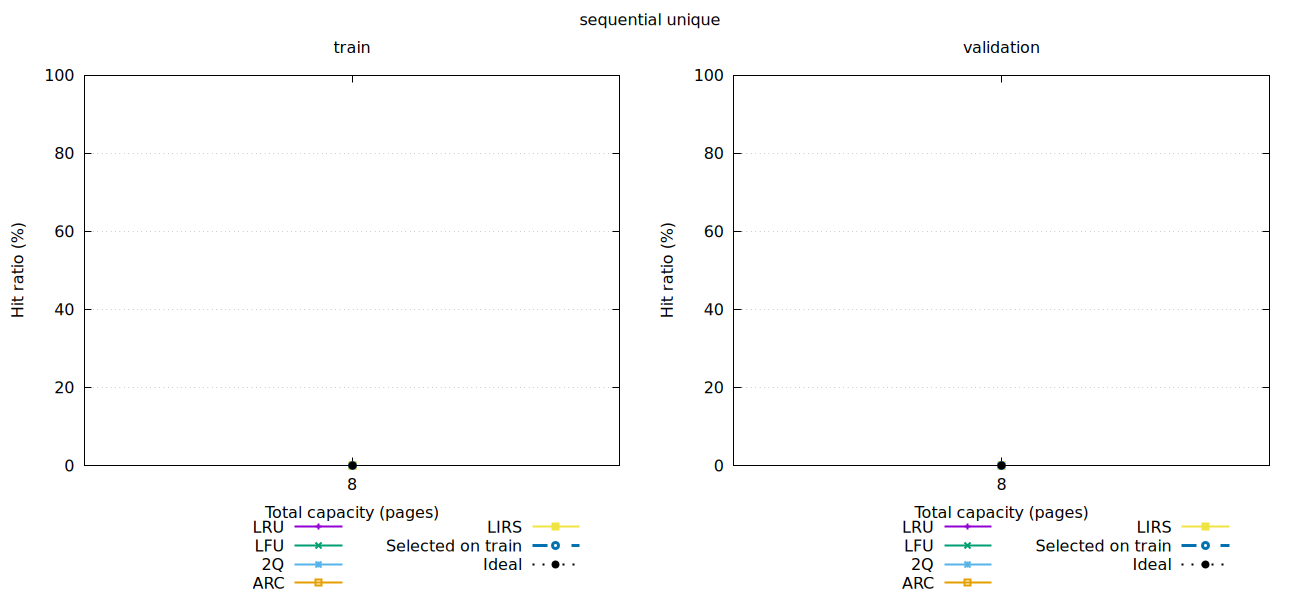

The script that saved this image:
set terminal svg size 1300,600 dynamic
set output 'plots/sequential_unique.svg'
set encoding utf8
set grid ytics
set yrange [0:100]
set xlabel 'Total capacity (pages)'
set ylabel 'Hit ratio (%)'
set xtics ("8" 8)
set xrange [7:9]
set key outside bottom center horizontal maxrows 3
set multiplot layout 1,2 title 'sequential unique'
set title 'train'
plot for [col=2:6] 'plot_data/sequential_unique_train.tsv' using 1:col with linespoints lw 2 title columnhead(col), 'plot_data/sequential_unique_train.tsv' using 1:7 with linespoints lw 3 dt 2 title 'Selected on train', 'plot_data/sequential_unique_train.tsv' using 1:8 with linespoints lw 2 dt 3 lc rgb 'black' title 'Ideal'
set title 'validation'
plot for [col=2:6] 'plot_data/sequential_unique_validation.tsv' using 1:col with linespoints lw 2 title columnhead(col), 'plot_data/sequential_unique_validation.tsv' using 1:7 with linespoints lw 3 dt 2 title 'Selected on train', 'plot_data/sequential_unique_validation.tsv' using 1:8 with linespoints lw 2 dt 3 lc rgb 'black' title 'Ideal'
unset multiplot
unset output
set terminal pngcairo size 1300,600
set output 'plots/sequential_unique.png'
set encoding utf8
set grid ytics
set yrange [0:100]
set xlabel 'Total capacity (pages)'
set ylabel 'Hit ratio (%)'
set xtics ("8" 8)
set xrange [7:9]
set key outside bottom center horizontal maxrows 3
set multiplot layout 1,2 title 'sequential unique'
set title 'train'
plot for [col=2:6] 'plot_data/sequential_unique_train.tsv' using 1:col with linespoints lw 2 title columnhead(col), 'plot_data/sequential_unique_train.tsv' using 1:7 with linespoints lw 3 dt 2 title 'Selected on train', 'plot_data/sequential_unique_train.tsv' using 1:8 with linespoints lw 2 dt 3 lc rgb 'black' title 'Ideal'
set title 'validation'
plot for [col=2:6] 'plot_data/sequential_unique_validation.tsv' using 1:col with linespoints lw 2 title columnhead(col), 'plot_data/sequential_unique_validation.tsv' using 1:7 with linespoints lw 3 dt 2 title 'Selected on train', 'plot_data/sequential_unique_validation.tsv' using 1:8 with linespoints lw 2 dt 3 lc rgb 'black' title 'Ideal'
unset multiplot
unset output
